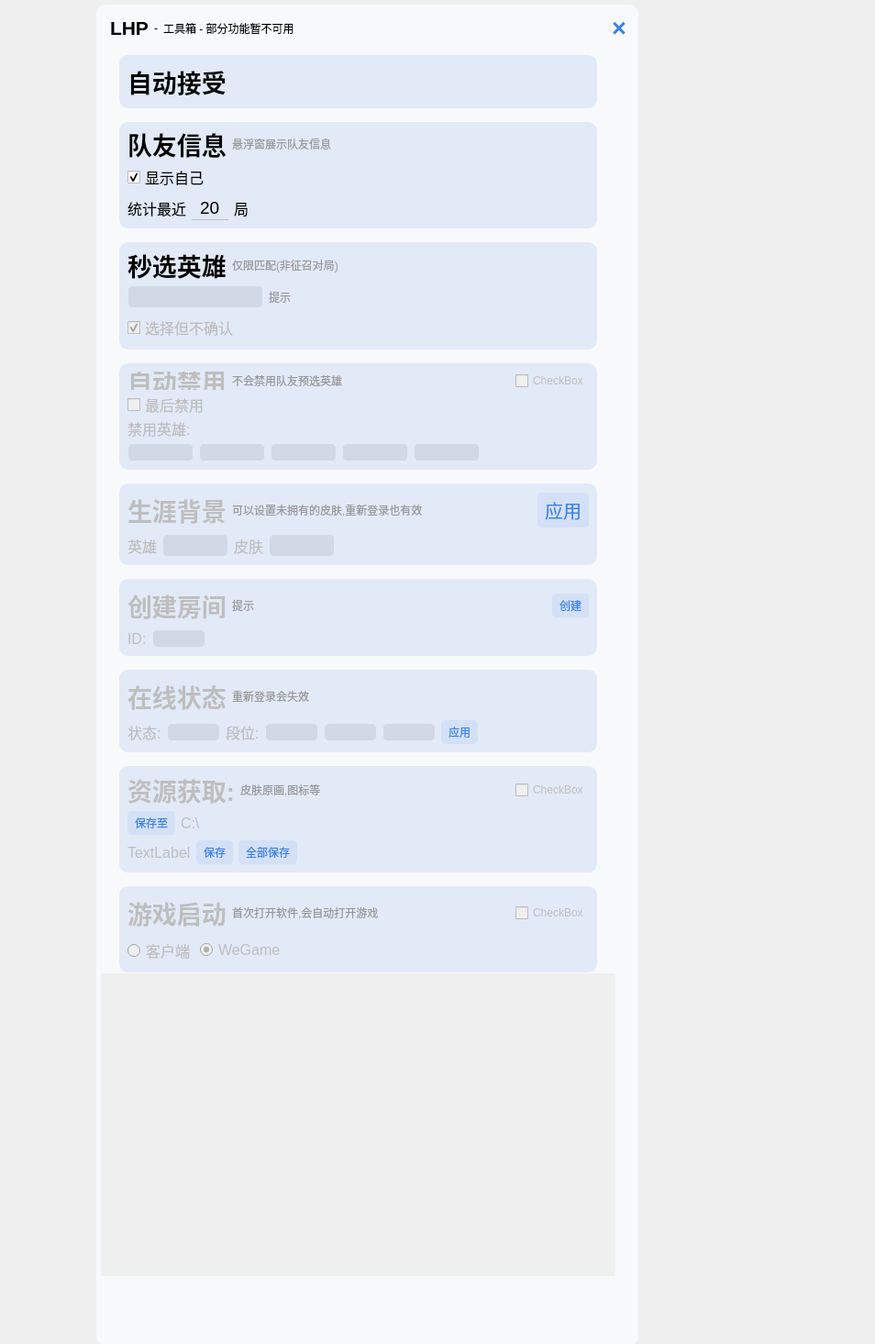
<?xml version="1.0" encoding="UTF-8"?>
<ui version="4.0">
 <class>Dialog</class>
 <widget class="QDialog" name="Dialog">
  <property name="geometry">
   <rect>
    <x>0</x>
    <y>0</y>
    <width>954</width>
    <height>1465</height>
   </rect>
  </property>
  <property name="windowTitle">
   <string>Dialog</string>
  </property>
  <widget class="QWidget" name="widget" native="true">
   <property name="enabled">
    <bool>true</bool>
   </property>
   <property name="geometry">
    <rect>
     <x>100</x>
     <y>0</y>
     <width>601</width>
     <height>1471</height>
    </rect>
   </property>
   <property name="styleSheet">
    <string notr="true">QWidget#widget_scrollarea{
background-color:#f8f9fa;

}



#widget_accept,#widget_team,#widget_ban,#widget_career,#widget_grab,#widget_sata,#widget_resource,#widget_start,#widget_room{
	background-color:rgb(226, 234, 248);
  	
	border-radius:10px;
	
}


QWidget#widget{
background-color:#f8f9fa;
border-radius:10px;
margin: 5px;
}
QWidget#widget_top{
/*background-color:rgb(243, 243, 243);*/
margin: 5px;
border-top-left-radius: 10px;
border-top-right-radius: 10px;


}
QPushButton#close_button{
background-color:rgb(248, 249, 250);

}
QPushButton {
	background-color: rgba(181.000, 202.000, 244.000, 0.333); /*背景颜色*/
	color: #3781ea;
    border:0px solid #dadce0;
    padding: 4px 8px;
    border-radius: 4px;
}

QPushButton:hover {
    background-color:rgb(213, 221, 234); /*鼠标悬停时背景颜色*/
}
/*注意pressed一定要放在hover的后面，否则没有效果*/
QPushButton:pressed {
     padding-right:0px; /*鼠标按下不放时背景颜色*/
	padding-bottom:0px;
}


QScrollArea{
border: 0px solid;

background-color: #f8f9fa;
}
QScrollBar:vertical {
border: none;
background: #f8f9fa;
width: 10px;

}
QScrollBar::handle:vertical {
background: Gainsboro;
border-radius: 5px;
border: none;
}
QScrollBar::add-line:vertical {
border: 0px solid grey;
background: #32CC99;
height: 0px;
subcontrol-position: bottom;
subcontrol-origin: margin;
}
QScrollBar::sub-line:vertical {
border: 0px solid grey;
background: #32CC99;
height: 0px;
subcontrol-position: top;
subcontrol-origin: margin;
}
QScrollBar::add-page:vertical, QScrollBar::sub-page:vertical {
background: none;
width: 0px;
height: 0px;
}

QLineEdit {
    border: 2px solid red;  
}

QLineEdit{
    border:0px;    
		
    border-bottom: 1px solid #B3B3B3; 	
	background-color:rgb(0, 0, 0,0);
	border-color:rgb(190, 190, 195)
    }
QLineEdit:hover{
    border-bottom: 3px solid #66A3FF;
    }

QLineEdit:focus{
    border-bottom: 3px solid rgb(76, 255, 180);
    }
/*QCombobox主体*/
QComboBox {
    border: 2px solid #f3f3f3;/*设置线宽*/
	background-color:rgb(209, 217, 230);/*背景颜色*/
    border-radius:5px;/*圆角*/
    padding: 1px 2px 1px 2px;  /*针对于组合框中的文本内容*/
	text-align:bottom;
	border-style:solid;/*边框为实线型*/
	border-width:1px;/*边框宽度*/
	border-color:rgb(226, 234, 248);/*边框颜色*/
	padding-left: 10px;/*左侧边距*/
}
/*QCombobox右侧按钮*/
QComboBox::drop-down {
    width: 0px;/*设置按钮范围宽度*/
}



/* 下拉后，整个下拉窗体样式 */
QComboBox QAbstractItemView {
    border: 2px solid #f3f3f3;/*边框宽度、线形、颜色*/
	background-color: rgba(237, 242, 255, 1);/*背景颜色*/
    border-radius: 15px;/*圆角*/
    padding: 1px 2px 1px 2px;  /*针对于组合框中的文本内容*/
    min-width: 9em;   /*# 组合框的最小宽度*/
}

/* 下拉后，整个下拉窗体每项的样式 */
QComboBox QAbstractItemView::item {
	border-radius: 15px;/*圆角*/
    height: 30px;   /* 项的高度（设置pComboBox-&gt;setView(new QListView());后，该项才起作用） */
	background-color: rgb(237, 242, 255);

}

/*以下部分不知为何不生效，有待调试*/
/* 下拉后，整个下拉窗体越过每项的样式 */
QComboBox QAbstractItemView::item:hover {
    color: #FFFFF0;
       /* 整个下拉窗体越过每项的背景色 */
	background-color: rgb(98, 0, 255);
}

/* 下拉后，整个下拉窗体被选择的每项的样式 */
QComboBox QAbstractItemView::item:selected {
    color: #FFFFF0;
	background-color: rgb(0, 85, 200);
}

</string>
   </property>
   <widget class="QWidget" name="widget_top" native="true">
    <property name="geometry">
     <rect>
      <x>0</x>
      <y>0</y>
      <width>601</width>
      <height>61</height>
     </rect>
    </property>
    <property name="styleSheet">
     <string notr="true"/>
    </property>
    <layout class="QHBoxLayout" name="horizontalLayout_23">
     <property name="leftMargin">
      <number>20</number>
     </property>
     <property name="rightMargin">
      <number>10</number>
     </property>
     <item>
      <widget class="QLabel" name="label_21">
       <property name="font">
        <font>
         <pointsize>16</pointsize>
         <weight>75</weight>
         <bold>true</bold>
        </font>
       </property>
       <property name="text">
        <string>LHP</string>
       </property>
      </widget>
     </item>
     <item>
      <widget class="QLabel" name="label_29">
       <property name="text">
        <string>-</string>
       </property>
      </widget>
     </item>
     <item>
      <widget class="QLabel" name="label_28">
       <property name="font">
        <font>
         <pointsize>9</pointsize>
        </font>
       </property>
       <property name="text">
        <string>工具箱 - 部分功能暂不可用</string>
       </property>
      </widget>
     </item>
     <item>
      <spacer name="horizontalSpacer_23">
       <property name="orientation">
        <enum>Qt::Horizontal</enum>
       </property>
       <property name="sizeHint" stdset="0">
        <size>
         <width>352</width>
         <height>20</height>
        </size>
       </property>
      </spacer>
     </item>
     <item>
      <widget class="QPushButton" name="close_button">
       <property name="font">
        <font>
         <pointsize>20</pointsize>
         <weight>75</weight>
         <bold>true</bold>
        </font>
       </property>
       <property name="text">
        <string>×</string>
       </property>
      </widget>
     </item>
    </layout>
   </widget>
   <widget class="QScrollArea" name="scrollArea">
    <property name="geometry">
     <rect>
      <x>10</x>
      <y>60</y>
      <width>561</width>
      <height>1331</height>
     </rect>
    </property>
    <property name="minimumSize">
     <size>
      <width>0</width>
      <height>0</height>
     </size>
    </property>
    <property name="verticalScrollBarPolicy">
     <enum>Qt::ScrollBarAsNeeded</enum>
    </property>
    <property name="horizontalScrollBarPolicy">
     <enum>Qt::ScrollBarAlwaysOff</enum>
    </property>
    <property name="sizeAdjustPolicy">
     <enum>QAbstractScrollArea::AdjustToContentsOnFirstShow</enum>
    </property>
    <property name="widgetResizable">
     <bool>true</bool>
    </property>
    <widget class="QWidget" name="scrollAreaWidgetContents">
     <property name="geometry">
      <rect>
       <x>0</x>
       <y>0</y>
       <width>561</width>
       <height>1331</height>
      </rect>
     </property>
     <property name="minimumSize">
      <size>
       <width>0</width>
       <height>950</height>
      </size>
     </property>
     <widget class="QWidget" name="widget_scrollarea" native="true">
      <property name="geometry">
       <rect>
        <x>0</x>
        <y>0</y>
        <width>561</width>
        <height>1001</height>
       </rect>
      </property>
      <property name="styleSheet">
       <string notr="true"/>
      </property>
      <layout class="QVBoxLayout" name="verticalLayout_10">
       <property name="spacing">
        <number>15</number>
       </property>
       <property name="leftMargin">
        <number>20</number>
       </property>
       <property name="rightMargin">
        <number>20</number>
       </property>
       <item>
        <widget class="QWidget" name="widget_accept" native="true">
         <layout class="QVBoxLayout" name="verticalLayout_4">
          <property name="spacing">
           <number>0</number>
          </property>
          <item>
           <layout class="QHBoxLayout" name="horizontalLayout_21">
            <property name="spacing">
             <number>0</number>
            </property>
            <item>
             <widget class="QLabel" name="label_8">
              <property name="font">
               <font>
                <pointsize>20</pointsize>
                <weight>75</weight>
                <bold>true</bold>
               </font>
              </property>
              <property name="text">
               <string>自动接受</string>
              </property>
             </widget>
            </item>
            <item>
             <spacer name="horizontalSpacer_21">
              <property name="orientation">
               <enum>Qt::Horizontal</enum>
              </property>
              <property name="sizeHint" stdset="0">
               <size>
                <width>40</width>
                <height>20</height>
               </size>
              </property>
             </spacer>
            </item>
            <item>
             <widget class="QCheckBox" name="checkBox_2">
              <property name="font">
               <font>
                <pointsize>15</pointsize>
               </font>
              </property>
              <property name="styleSheet">
               <string notr="true">      QCheckBox::indicator {
                width: 50px;
                height: 25px;
                border: 0px;  
            }
            QCheckBox::indicator:checked {
            
                background-image:url(:/新前缀/C:/Users/lnori/Desktop/o.png);
            }
            QCheckBox::indicator:unchecked {
                background-image: url(:/新前缀/C:/Users/lnori/Desktop/p.png); 
             
            }

        
           </string>
              </property>
              <property name="text">
               <string/>
              </property>
              <property name="iconSize">
               <size>
                <width>64</width>
                <height>32</height>
               </size>
              </property>
              <property name="tristate">
               <bool>false</bool>
              </property>
             </widget>
            </item>
           </layout>
          </item>
         </layout>
        </widget>
       </item>
       <item>
        <widget class="QWidget" name="widget_team" native="true">
         <layout class="QVBoxLayout" name="verticalLayout_9">
          <item>
           <layout class="QHBoxLayout" name="horizontalLayout_18">
            <item>
             <widget class="QLabel" name="label_27">
              <property name="font">
               <font>
                <pointsize>20</pointsize>
                <weight>75</weight>
                <bold>true</bold>
               </font>
              </property>
              <property name="text">
               <string>队友信息</string>
              </property>
             </widget>
            </item>
            <item>
             <widget class="QLabel" name="label_24">
              <property name="font">
               <font>
                <pointsize>9</pointsize>
               </font>
              </property>
              <property name="styleSheet">
               <string notr="true">color:rgb(153, 153, 153)</string>
              </property>
              <property name="text">
               <string>悬浮窗展示队友信息</string>
              </property>
             </widget>
            </item>
            <item>
             <spacer name="horizontalSpacer_18">
              <property name="orientation">
               <enum>Qt::Horizontal</enum>
              </property>
              <property name="sizeHint" stdset="0">
               <size>
                <width>40</width>
                <height>20</height>
               </size>
              </property>
             </spacer>
            </item>
            <item>
             <widget class="QCheckBox" name="checkBox_8">
              <property name="font">
               <font>
                <pointsize>15</pointsize>
               </font>
              </property>
              <property name="styleSheet">
               <string notr="true">      QCheckBox::indicator {
                width: 50px;
                height: 25px;
                border: 0px;  
            }
            QCheckBox::indicator:checked {
            
                background-image:url(:/新前缀/C:/Users/lnori/Desktop/o.png);
            }
            QCheckBox::indicator:unchecked {
                background-image: url(:/新前缀/C:/Users/lnori/Desktop/p.png); 
             
            }

        
           </string>
              </property>
              <property name="text">
               <string/>
              </property>
              <property name="iconSize">
               <size>
                <width>64</width>
                <height>32</height>
               </size>
              </property>
              <property name="tristate">
               <bool>false</bool>
              </property>
             </widget>
            </item>
           </layout>
          </item>
          <item>
           <widget class="QCheckBox" name="team_show_my">
            <property name="font">
             <font>
              <pointsize>12</pointsize>
             </font>
            </property>
            <property name="text">
             <string>显示自己</string>
            </property>
            <property name="checked">
             <bool>true</bool>
            </property>
           </widget>
          </item>
          <item>
           <layout class="QHBoxLayout" name="horizontalLayout_20">
            <item>
             <widget class="QLabel" name="label_2">
              <property name="font">
               <font>
                <pointsize>12</pointsize>
               </font>
              </property>
              <property name="text">
               <string>统计最近</string>
              </property>
             </widget>
            </item>
            <item>
             <widget class="QLineEdit" name="team_count">
              <property name="maximumSize">
               <size>
                <width>40</width>
                <height>16777215</height>
               </size>
              </property>
              <property name="font">
               <font>
                <pointsize>14</pointsize>
               </font>
              </property>
              <property name="text">
               <string>20</string>
              </property>
              <property name="alignment">
               <set>Qt::AlignCenter</set>
              </property>
             </widget>
            </item>
            <item>
             <widget class="QLabel" name="label_30">
              <property name="font">
               <font>
                <pointsize>12</pointsize>
               </font>
              </property>
              <property name="text">
               <string>局</string>
              </property>
             </widget>
            </item>
            <item>
             <spacer name="horizontalSpacer_20">
              <property name="orientation">
               <enum>Qt::Horizontal</enum>
              </property>
              <property name="sizeHint" stdset="0">
               <size>
                <width>40</width>
                <height>20</height>
               </size>
              </property>
             </spacer>
            </item>
           </layout>
          </item>
         </layout>
        </widget>
       </item>
       <item>
        <widget class="QWidget" name="widget_grab" native="true">
         <property name="enabled">
          <bool>true</bool>
         </property>
         <layout class="QVBoxLayout" name="verticalLayout_5">
          <item>
           <layout class="QHBoxLayout" name="horizontalLayout_22">
            <item>
             <widget class="QLabel" name="label_9">
              <property name="font">
               <font>
                <pointsize>20</pointsize>
                <weight>75</weight>
                <bold>true</bold>
               </font>
              </property>
              <property name="text">
               <string>秒选英雄</string>
              </property>
             </widget>
            </item>
            <item>
             <widget class="QLabel" name="label_33">
              <property name="font">
               <font>
                <pointsize>9</pointsize>
               </font>
              </property>
              <property name="styleSheet">
               <string notr="true">color:rgb(153, 153, 153)</string>
              </property>
              <property name="text">
               <string>仅限匹配(非征召对局)</string>
              </property>
             </widget>
            </item>
            <item>
             <spacer name="horizontalSpacer_22">
              <property name="orientation">
               <enum>Qt::Horizontal</enum>
              </property>
              <property name="sizeHint" stdset="0">
               <size>
                <width>40</width>
                <height>20</height>
               </size>
              </property>
             </spacer>
            </item>
            <item>
             <widget class="QCheckBox" name="checkBox_9">
              <property name="font">
               <font>
                <pointsize>15</pointsize>
               </font>
              </property>
              <property name="styleSheet">
               <string notr="true">      QCheckBox::indicator {
                width: 50px;
                height: 25px;
                border: 0px;  
            }
            QCheckBox::indicator:checked {
            
                background-image:url(:/新前缀/C:/Users/lnori/Desktop/o.png);
            }
            QCheckBox::indicator:unchecked {
                background-image: url(:/新前缀/C:/Users/lnori/Desktop/p.png); 
             
            }

        
           </string>
              </property>
              <property name="text">
               <string/>
              </property>
              <property name="iconSize">
               <size>
                <width>64</width>
                <height>32</height>
               </size>
              </property>
              <property name="tristate">
               <bool>false</bool>
              </property>
             </widget>
            </item>
           </layout>
          </item>
          <item>
           <layout class="QHBoxLayout" name="horizontalLayout_6">
            <item>
             <widget class="QComboBox" name="grab_hero">
              <property name="font">
               <font>
                <pointsize>12</pointsize>
               </font>
              </property>
              <property name="editable">
               <bool>true</bool>
              </property>
              <property name="minimumContentsLength">
               <number>12</number>
              </property>
             </widget>
            </item>
            <item>
             <widget class="QLabel" name="label_34">
              <property name="font">
               <font>
                <pointsize>9</pointsize>
               </font>
              </property>
              <property name="styleSheet">
               <string notr="true">color:rgb(153, 153, 153)</string>
              </property>
              <property name="text">
               <string>提示</string>
              </property>
             </widget>
            </item>
            <item>
             <spacer name="horizontalSpacer_4">
              <property name="orientation">
               <enum>Qt::Horizontal</enum>
              </property>
              <property name="sizeHint" stdset="0">
               <size>
                <width>40</width>
                <height>20</height>
               </size>
              </property>
             </spacer>
            </item>
           </layout>
          </item>
          <item>
           <widget class="QCheckBox" name="grab_selsect">
            <property name="enabled">
             <bool>false</bool>
            </property>
            <property name="font">
             <font>
              <pointsize>12</pointsize>
             </font>
            </property>
            <property name="text">
             <string>选择但不确认</string>
            </property>
            <property name="checked">
             <bool>true</bool>
            </property>
           </widget>
          </item>
         </layout>
        </widget>
       </item>
       <item>
        <widget class="QWidget" name="widget_ban" native="true">
         <property name="enabled">
          <bool>false</bool>
         </property>
         <layout class="QVBoxLayout" name="verticalLayout">
          <item>
           <layout class="QHBoxLayout" name="horizontalLayout_11">
            <item>
             <widget class="QLabel" name="label_4">
              <property name="font">
               <font>
                <pointsize>20</pointsize>
                <weight>75</weight>
                <bold>true</bold>
               </font>
              </property>
              <property name="text">
               <string>自动禁用</string>
              </property>
             </widget>
            </item>
            <item>
             <widget class="QLabel" name="label_32">
              <property name="font">
               <font>
                <pointsize>9</pointsize>
               </font>
              </property>
              <property name="styleSheet">
               <string notr="true">color:rgb(153, 153, 153)</string>
              </property>
              <property name="text">
               <string>不会禁用队友预选英雄</string>
              </property>
             </widget>
            </item>
            <item>
             <spacer name="horizontalSpacer_9">
              <property name="orientation">
               <enum>Qt::Horizontal</enum>
              </property>
              <property name="sizeHint" stdset="0">
               <size>
                <width>40</width>
                <height>20</height>
               </size>
              </property>
             </spacer>
            </item>
            <item>
             <widget class="QCheckBox" name="checkBox_4">
              <property name="text">
               <string>CheckBox</string>
              </property>
             </widget>
            </item>
           </layout>
          </item>
          <item>
           <widget class="QCheckBox" name="checkBox_6">
            <property name="font">
             <font>
              <pointsize>12</pointsize>
             </font>
            </property>
            <property name="text">
             <string>最后禁用</string>
            </property>
           </widget>
          </item>
          <item>
           <layout class="QHBoxLayout" name="horizontalLayout_12">
            <item>
             <widget class="QLabel" name="label_19">
              <property name="font">
               <font>
                <pointsize>12</pointsize>
               </font>
              </property>
              <property name="text">
               <string>禁用英雄:</string>
              </property>
             </widget>
            </item>
            <item>
             <spacer name="horizontalSpacer_11">
              <property name="orientation">
               <enum>Qt::Horizontal</enum>
              </property>
              <property name="sizeHint" stdset="0">
               <size>
                <width>40</width>
                <height>20</height>
               </size>
              </property>
             </spacer>
            </item>
           </layout>
          </item>
          <item>
           <layout class="QHBoxLayout" name="horizontalLayout_13">
            <item>
             <widget class="QComboBox" name="ban_hero_1">
              <property name="font">
               <font>
                <pointsize>12</pointsize>
               </font>
              </property>
              <property name="editable">
               <bool>false</bool>
              </property>
             </widget>
            </item>
            <item>
             <widget class="QComboBox" name="ban_hero_2">
              <property name="font">
               <font>
                <pointsize>12</pointsize>
               </font>
              </property>
             </widget>
            </item>
            <item>
             <widget class="QComboBox" name="ban_hero_3">
              <property name="font">
               <font>
                <pointsize>12</pointsize>
               </font>
              </property>
             </widget>
            </item>
            <item>
             <widget class="QComboBox" name="ban_hero_5">
              <property name="font">
               <font>
                <pointsize>12</pointsize>
               </font>
              </property>
             </widget>
            </item>
            <item>
             <widget class="QComboBox" name="ban_hero_6">
              <property name="font">
               <font>
                <pointsize>12</pointsize>
               </font>
              </property>
             </widget>
            </item>
            <item>
             <spacer name="horizontalSpacer_10">
              <property name="orientation">
               <enum>Qt::Horizontal</enum>
              </property>
              <property name="sizeHint" stdset="0">
               <size>
                <width>40</width>
                <height>20</height>
               </size>
              </property>
             </spacer>
            </item>
           </layout>
          </item>
         </layout>
        </widget>
       </item>
       <item>
        <widget class="QWidget" name="widget_career" native="true">
         <property name="enabled">
          <bool>false</bool>
         </property>
         <layout class="QVBoxLayout" name="verticalLayout_2">
          <item>
           <layout class="QHBoxLayout" name="horizontalLayout">
            <item>
             <widget class="QLabel" name="label_3">
              <property name="font">
               <font>
                <pointsize>20</pointsize>
                <weight>75</weight>
                <bold>true</bold>
               </font>
              </property>
              <property name="text">
               <string>生涯背景</string>
              </property>
             </widget>
            </item>
            <item>
             <widget class="QLabel" name="label_5">
              <property name="font">
               <font>
                <pointsize>9</pointsize>
               </font>
              </property>
              <property name="styleSheet">
               <string notr="true">color:rgb(153, 153, 153)</string>
              </property>
              <property name="text">
               <string>可以设置未拥有的皮肤,重新登录也有效</string>
              </property>
             </widget>
            </item>
            <item>
             <spacer name="horizontalSpacer_2">
              <property name="orientation">
               <enum>Qt::Horizontal</enum>
              </property>
              <property name="sizeHint" stdset="0">
               <size>
                <width>40</width>
                <height>20</height>
               </size>
              </property>
             </spacer>
            </item>
            <item>
             <widget class="QPushButton" name="skin_button">
              <property name="font">
               <font>
                <pointsize>15</pointsize>
               </font>
              </property>
              <property name="text">
               <string>应用</string>
              </property>
             </widget>
            </item>
           </layout>
          </item>
          <item>
           <layout class="QHBoxLayout" name="horizontalLayout_4">
            <item>
             <widget class="QLabel" name="label_6">
              <property name="font">
               <font>
                <pointsize>12</pointsize>
               </font>
              </property>
              <property name="text">
               <string>英雄</string>
              </property>
             </widget>
            </item>
            <item>
             <widget class="QComboBox" name="career_hero">
              <property name="font">
               <font>
                <pointsize>12</pointsize>
               </font>
              </property>
             </widget>
            </item>
            <item>
             <widget class="QLabel" name="label_7">
              <property name="font">
               <font>
                <pointsize>12</pointsize>
               </font>
              </property>
              <property name="text">
               <string>皮肤</string>
              </property>
             </widget>
            </item>
            <item>
             <widget class="QComboBox" name="hero_skin">
              <property name="font">
               <font>
                <pointsize>12</pointsize>
               </font>
              </property>
             </widget>
            </item>
            <item>
             <spacer name="horizontalSpacer">
              <property name="orientation">
               <enum>Qt::Horizontal</enum>
              </property>
              <property name="sizeHint" stdset="0">
               <size>
                <width>40</width>
                <height>20</height>
               </size>
              </property>
             </spacer>
            </item>
           </layout>
          </item>
         </layout>
        </widget>
       </item>
       <item>
        <widget class="QWidget" name="widget_room" native="true">
         <property name="enabled">
          <bool>false</bool>
         </property>
         <layout class="QVBoxLayout" name="verticalLayout_6">
          <item>
           <layout class="QHBoxLayout" name="horizontalLayout_8">
            <item>
             <widget class="QLabel" name="label_10">
              <property name="font">
               <font>
                <pointsize>20</pointsize>
                <weight>75</weight>
                <bold>true</bold>
               </font>
              </property>
              <property name="text">
               <string>创建房间</string>
              </property>
             </widget>
            </item>
            <item>
             <widget class="QLabel" name="label_11">
              <property name="font">
               <font>
                <pointsize>9</pointsize>
               </font>
              </property>
              <property name="styleSheet">
               <string notr="true">color:rgb(153, 153, 153)</string>
              </property>
              <property name="text">
               <string>提示</string>
              </property>
             </widget>
            </item>
            <item>
             <spacer name="horizontalSpacer_6">
              <property name="orientation">
               <enum>Qt::Horizontal</enum>
              </property>
              <property name="sizeHint" stdset="0">
               <size>
                <width>40</width>
                <height>20</height>
               </size>
              </property>
             </spacer>
            </item>
            <item>
             <widget class="QPushButton" name="room_button">
              <property name="text">
               <string>创建</string>
              </property>
             </widget>
            </item>
           </layout>
          </item>
          <item>
           <layout class="QHBoxLayout" name="horizontalLayout_7">
            <item>
             <widget class="QLabel" name="label_12">
              <property name="font">
               <font>
                <pointsize>12</pointsize>
               </font>
              </property>
              <property name="text">
               <string>ID:</string>
              </property>
             </widget>
            </item>
            <item>
             <widget class="QComboBox" name="room_id"/>
            </item>
            <item>
             <spacer name="horizontalSpacer_5">
              <property name="orientation">
               <enum>Qt::Horizontal</enum>
              </property>
              <property name="sizeHint" stdset="0">
               <size>
                <width>40</width>
                <height>20</height>
               </size>
              </property>
             </spacer>
            </item>
           </layout>
          </item>
         </layout>
        </widget>
       </item>
       <item>
        <widget class="QWidget" name="widget_sata" native="true">
         <property name="enabled">
          <bool>false</bool>
         </property>
         <layout class="QVBoxLayout" name="verticalLayout_7">
          <item>
           <layout class="QHBoxLayout" name="horizontalLayout_9">
            <item>
             <widget class="QLabel" name="label_13">
              <property name="font">
               <font>
                <pointsize>20</pointsize>
                <weight>75</weight>
                <bold>true</bold>
               </font>
              </property>
              <property name="text">
               <string>在线状态</string>
              </property>
             </widget>
            </item>
            <item>
             <widget class="QLabel" name="label_14">
              <property name="font">
               <font>
                <pointsize>9</pointsize>
               </font>
              </property>
              <property name="styleSheet">
               <string notr="true">color:rgb(153, 153, 153)</string>
              </property>
              <property name="text">
               <string>重新登录会失效</string>
              </property>
             </widget>
            </item>
            <item>
             <spacer name="horizontalSpacer_7">
              <property name="orientation">
               <enum>Qt::Horizontal</enum>
              </property>
              <property name="sizeHint" stdset="0">
               <size>
                <width>40</width>
                <height>20</height>
               </size>
              </property>
             </spacer>
            </item>
           </layout>
          </item>
          <item>
           <layout class="QHBoxLayout" name="horizontalLayout_10">
            <item>
             <widget class="QLabel" name="label_15">
              <property name="font">
               <font>
                <pointsize>12</pointsize>
               </font>
              </property>
              <property name="text">
               <string>状态:</string>
              </property>
             </widget>
            </item>
            <item>
             <widget class="QComboBox" name="sata"/>
            </item>
            <item>
             <widget class="QLabel" name="label_16">
              <property name="font">
               <font>
                <pointsize>12</pointsize>
               </font>
              </property>
              <property name="text">
               <string>段位:</string>
              </property>
             </widget>
            </item>
            <item>
             <widget class="QComboBox" name="sata_1"/>
            </item>
            <item>
             <widget class="QComboBox" name="sata_2"/>
            </item>
            <item>
             <widget class="QComboBox" name="sata_3"/>
            </item>
            <item>
             <widget class="QPushButton" name="sata_button">
              <property name="text">
               <string>应用</string>
              </property>
             </widget>
            </item>
            <item>
             <spacer name="horizontalSpacer_8">
              <property name="orientation">
               <enum>Qt::Horizontal</enum>
              </property>
              <property name="sizeHint" stdset="0">
               <size>
                <width>40</width>
                <height>20</height>
               </size>
              </property>
             </spacer>
            </item>
           </layout>
          </item>
         </layout>
        </widget>
       </item>
       <item>
        <widget class="QWidget" name="widget_resource" native="true">
         <property name="enabled">
          <bool>false</bool>
         </property>
         <layout class="QVBoxLayout" name="verticalLayout_3">
          <item>
           <layout class="QHBoxLayout" name="horizontalLayout_3">
            <item>
             <widget class="QLabel" name="label_22">
              <property name="font">
               <font>
                <pointsize>20</pointsize>
                <weight>75</weight>
                <bold>true</bold>
               </font>
              </property>
              <property name="text">
               <string>资源获取:</string>
              </property>
             </widget>
            </item>
            <item>
             <widget class="QLabel" name="label_23">
              <property name="font">
               <font>
                <pointsize>9</pointsize>
               </font>
              </property>
              <property name="styleSheet">
               <string notr="true">color:rgb(153, 153, 153)</string>
              </property>
              <property name="text">
               <string>皮肤原画,图标等</string>
              </property>
             </widget>
            </item>
            <item>
             <spacer name="horizontalSpacer_17">
              <property name="orientation">
               <enum>Qt::Horizontal</enum>
              </property>
              <property name="sizeHint" stdset="0">
               <size>
                <width>40</width>
                <height>20</height>
               </size>
              </property>
             </spacer>
            </item>
            <item>
             <widget class="QCheckBox" name="checkBox_7">
              <property name="text">
               <string>CheckBox</string>
              </property>
             </widget>
            </item>
           </layout>
          </item>
          <item>
           <layout class="QHBoxLayout" name="horizontalLayout_17">
            <item>
             <widget class="QPushButton" name="pushButton_5">
              <property name="text">
               <string>保存至</string>
              </property>
             </widget>
            </item>
            <item>
             <widget class="QLabel" name="label_26">
              <property name="font">
               <font>
                <pointsize>12</pointsize>
               </font>
              </property>
              <property name="text">
               <string>C:\</string>
              </property>
             </widget>
            </item>
            <item>
             <spacer name="horizontalSpacer_16">
              <property name="orientation">
               <enum>Qt::Horizontal</enum>
              </property>
              <property name="sizeHint" stdset="0">
               <size>
                <width>40</width>
                <height>20</height>
               </size>
              </property>
             </spacer>
            </item>
           </layout>
          </item>
          <item>
           <layout class="QHBoxLayout" name="horizontalLayout_16">
            <item>
             <widget class="QLabel" name="label_25">
              <property name="font">
               <font>
                <pointsize>12</pointsize>
               </font>
              </property>
              <property name="text">
               <string>TextLabel</string>
              </property>
             </widget>
            </item>
            <item>
             <widget class="QPushButton" name="pushButton_2">
              <property name="text">
               <string>保存</string>
              </property>
             </widget>
            </item>
            <item>
             <widget class="QPushButton" name="pushButton">
              <property name="text">
               <string>全部保存</string>
              </property>
             </widget>
            </item>
            <item>
             <spacer name="horizontalSpacer_15">
              <property name="orientation">
               <enum>Qt::Horizontal</enum>
              </property>
              <property name="sizeHint" stdset="0">
               <size>
                <width>40</width>
                <height>20</height>
               </size>
              </property>
             </spacer>
            </item>
           </layout>
          </item>
         </layout>
        </widget>
       </item>
       <item>
        <widget class="QWidget" name="widget_start" native="true">
         <property name="enabled">
          <bool>false</bool>
         </property>
         <layout class="QVBoxLayout" name="verticalLayout_8">
          <item>
           <layout class="QHBoxLayout" name="horizontalLayout_2">
            <item>
             <widget class="QLabel" name="label">
              <property name="font">
               <font>
                <pointsize>20</pointsize>
                <weight>75</weight>
                <bold>true</bold>
               </font>
              </property>
              <property name="text">
               <string>游戏启动</string>
              </property>
             </widget>
            </item>
            <item>
             <widget class="QLabel" name="label_31">
              <property name="font">
               <font>
                <pointsize>9</pointsize>
               </font>
              </property>
              <property name="styleSheet">
               <string notr="true">color:rgb(153, 153, 153)</string>
              </property>
              <property name="text">
               <string>首次打开软件,会自动打开游戏</string>
              </property>
             </widget>
            </item>
            <item>
             <spacer name="horizontalSpacer_14">
              <property name="orientation">
               <enum>Qt::Horizontal</enum>
              </property>
              <property name="sizeHint" stdset="0">
               <size>
                <width>40</width>
                <height>20</height>
               </size>
              </property>
             </spacer>
            </item>
            <item>
             <widget class="QCheckBox" name="checkBox_5">
              <property name="text">
               <string>CheckBox</string>
              </property>
             </widget>
            </item>
           </layout>
          </item>
          <item>
           <layout class="QHBoxLayout" name="horizontalLayout_15">
            <item>
             <widget class="QRadioButton" name="start_client">
              <property name="font">
               <font>
                <pointsize>12</pointsize>
               </font>
              </property>
              <property name="text">
               <string>客户端</string>
              </property>
              <property name="iconSize">
               <size>
                <width>22</width>
                <height>16</height>
               </size>
              </property>
              <property name="checked">
               <bool>false</bool>
              </property>
              <property name="autoRepeat">
               <bool>false</bool>
              </property>
              <property name="autoExclusive">
               <bool>true</bool>
              </property>
              <property name="autoRepeatDelay">
               <number>100</number>
              </property>
              <property name="autoRepeatInterval">
               <number>10</number>
              </property>
             </widget>
            </item>
            <item>
             <widget class="QRadioButton" name="start_wegame">
              <property name="font">
               <font>
                <pointsize>12</pointsize>
               </font>
              </property>
              <property name="text">
               <string>WeGame</string>
              </property>
              <property name="checkable">
               <bool>true</bool>
              </property>
              <property name="checked">
               <bool>true</bool>
              </property>
             </widget>
            </item>
            <item>
             <spacer name="horizontalSpacer_13">
              <property name="orientation">
               <enum>Qt::Horizontal</enum>
              </property>
              <property name="sizeHint" stdset="0">
               <size>
                <width>40</width>
                <height>20</height>
               </size>
              </property>
             </spacer>
            </item>
           </layout>
          </item>
         </layout>
        </widget>
       </item>
      </layout>
     </widget>
    </widget>
   </widget>
  </widget>
  <widget class="QCheckBox" name="checkBox">
   <property name="geometry">
    <rect>
     <x>650</x>
     <y>160</y>
     <width>56</width>
     <height>20</height>
    </rect>
   </property>
   <property name="styleSheet">
    <string notr="true">      QCheckBox::indicator {
                width: 50px;
                height: 20px;
                border: 0px;  
            }
            QCheckBox::indicator:checked {
            
                background-image:url(:/新前缀/C:/Users/lnori/Desktop/open.png);
            }
            QCheckBox::indicator:unchecked {
                background-image: url(:/新前缀/C:/Users/lnori/Desktop/colse.png); 
             
            }

        
           </string>
   </property>
   <property name="text">
    <string/>
   </property>
  </widget>
 </widget>
 <resources>
  <include location="data/data.qrc"/>
  <include location="data/tx.qrc"/>
 </resources>
 <connections/>
</ui>
